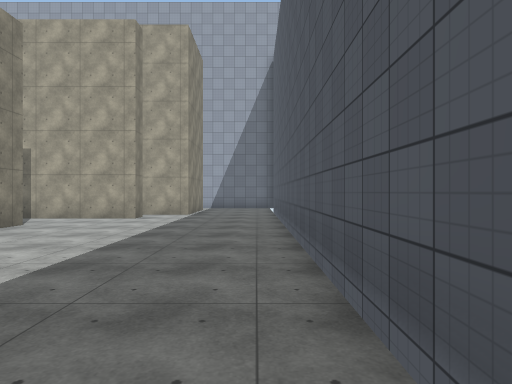
[1] (above)

24 first-person views from a walk through a 3-D level made in the Unity game engine. The camera is 1.5 m above the floor, looks level and sees 75° across. The floor is counted in squares, 2 m on a side. Each view is taken from the middle of a square. On the plan, view 1 faces up. The plan holds only what a view shows up to about 11 squares ahead; the rest is blank. The place goes on beyond the plan. The player is left out. Surface patterns are stand-ins for the level's own textures.

[2]
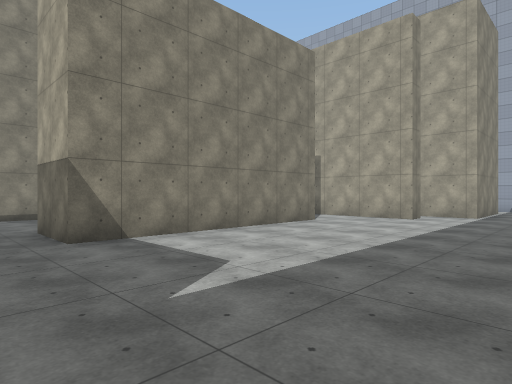

[3]
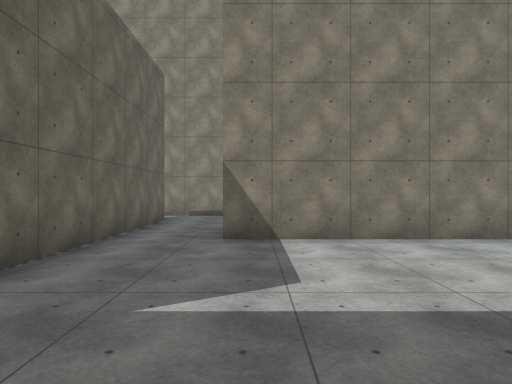

[4]
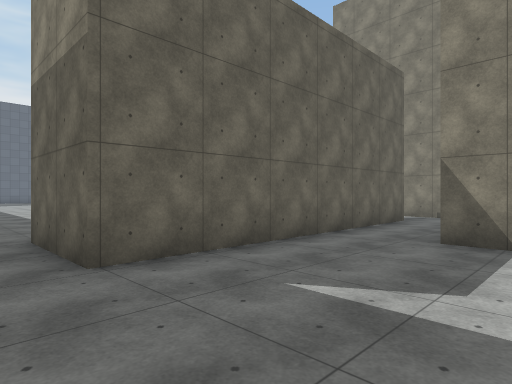

[5]
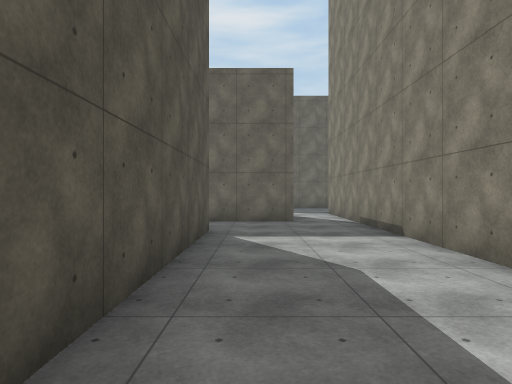

[6]
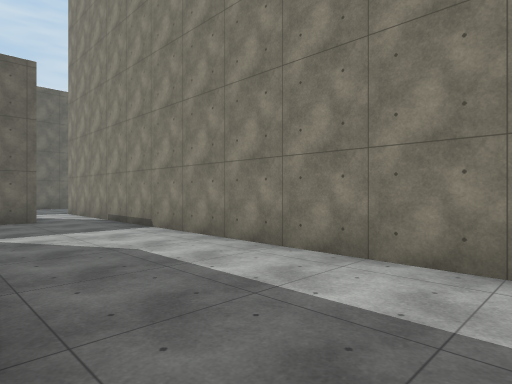

[7]
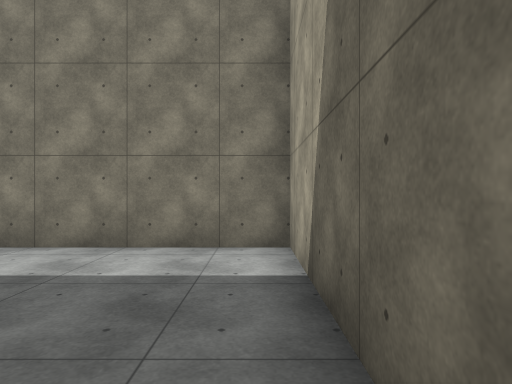

[8]
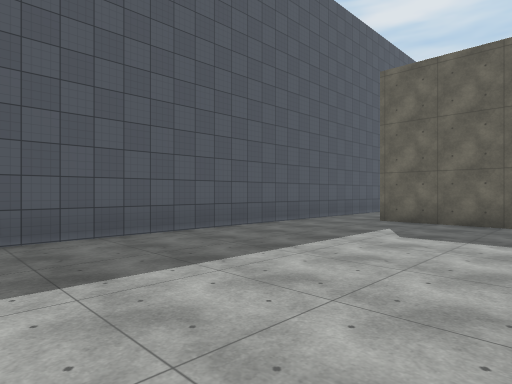

[9]
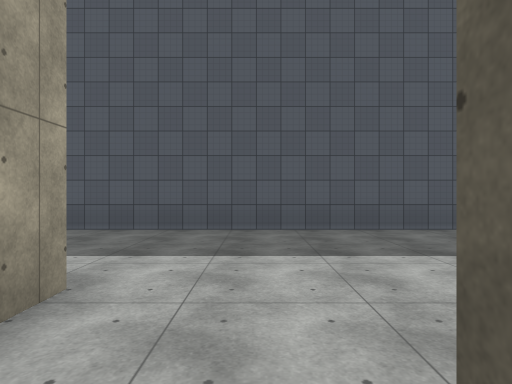

[10]
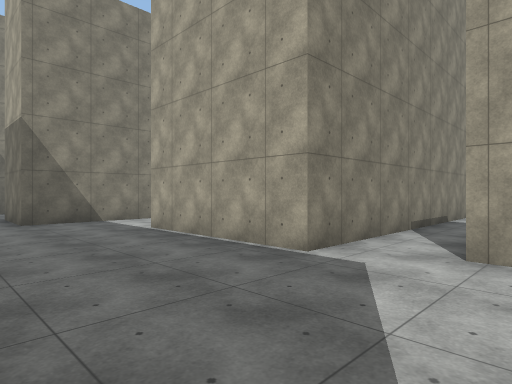

[11]
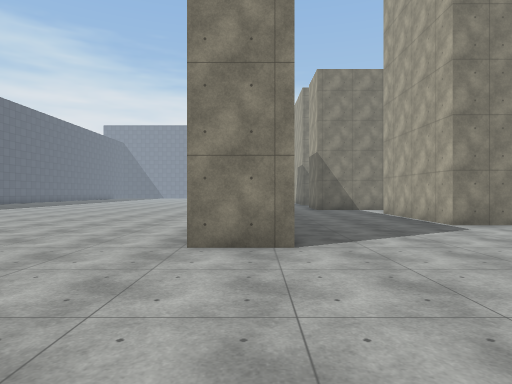

[12]
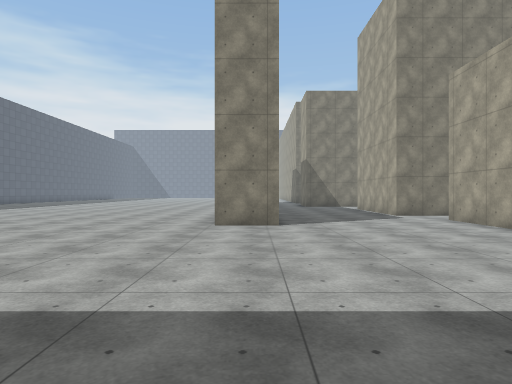

[13]
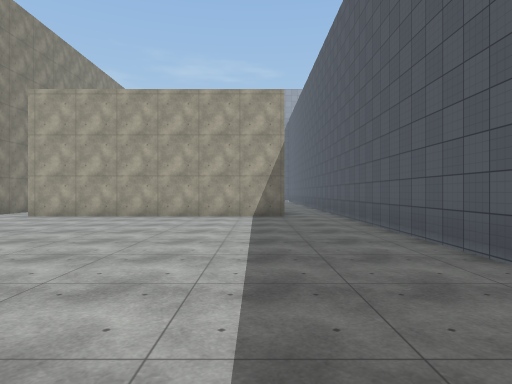

[14]
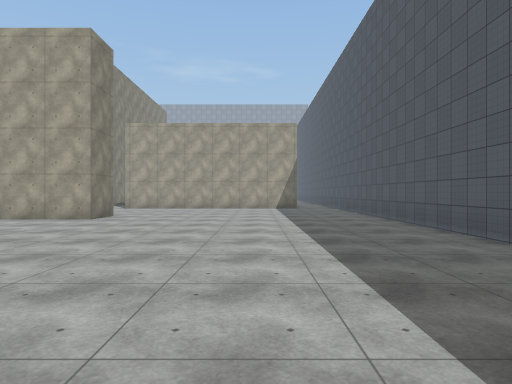

[15]
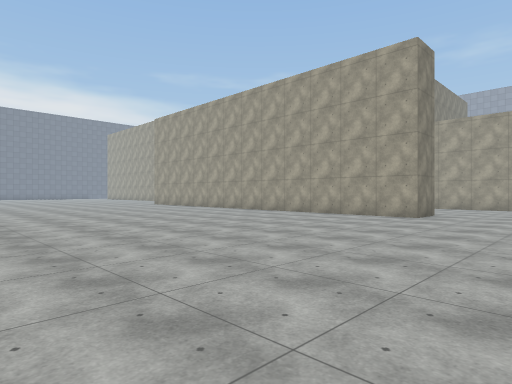

[16]
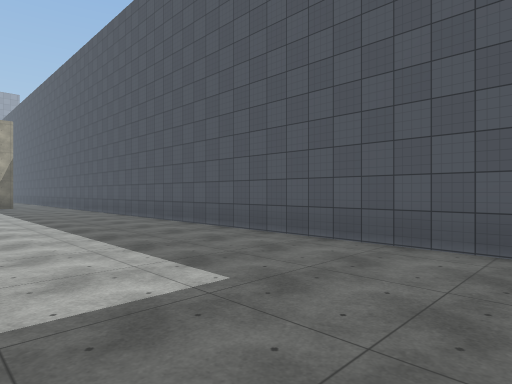

[17]
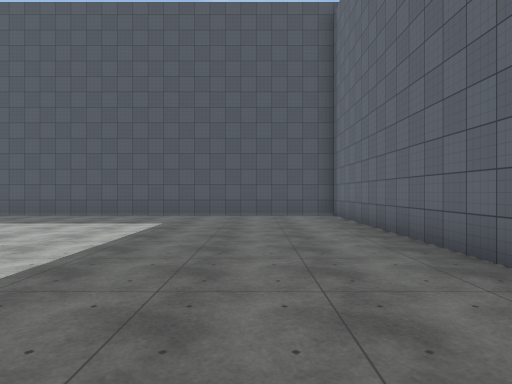

[18]
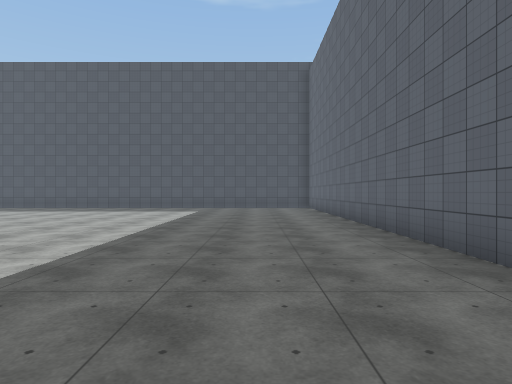

[19]
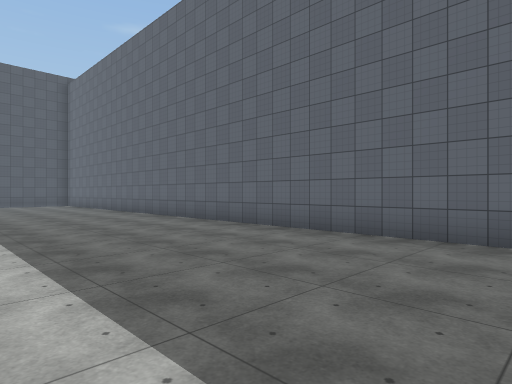

[20]
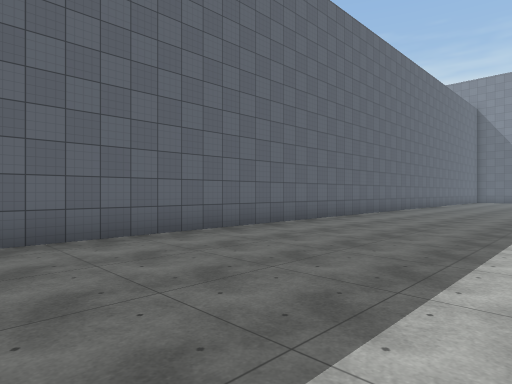

[21]
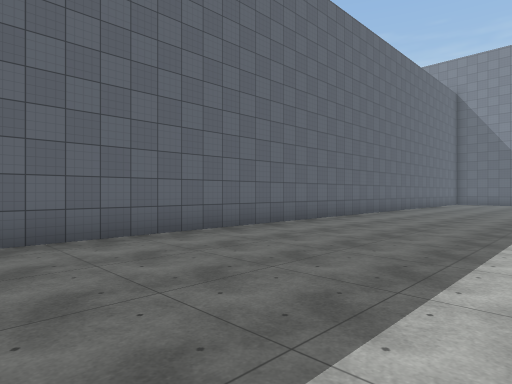

[22]
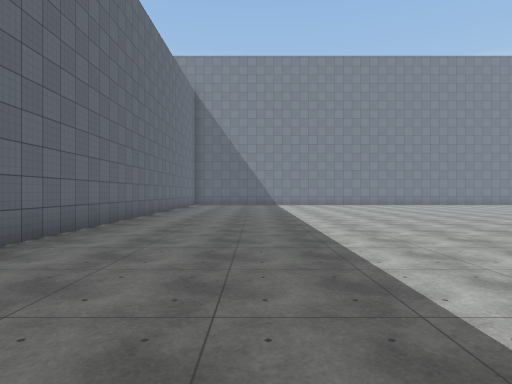

[23]
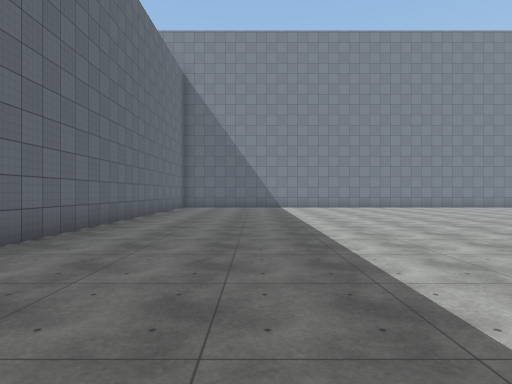

[24]
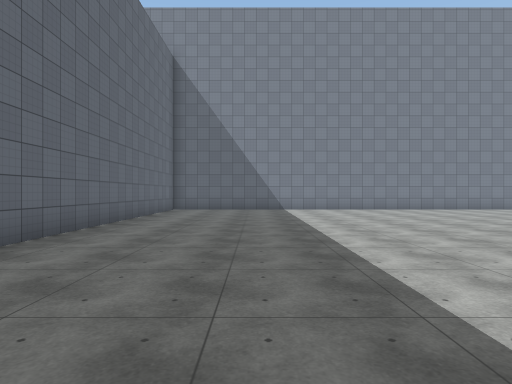

### Floor plan
Points are (right, up) in squares from view 1. A wall is a line through its corners. A room is listed if a view was taken in it or the views show most of it. See-through windows are left out.
Room 1 (views 1, 2, 3, 4, 8)
walls: (-5.3, 7.6) (-5.3, 1.5); (-3.4, 10.1) (-3.4, 9.5) (-5.6, 9.5); (-5.5, -0.4) (-1.1, -0.4) (-1.1, -2.8); (-2.2, 11.5) (-2.2, 11) (-3.8, 11); (0.8, -2.5) (0.8, 11.5)
ways out: opening at (-6.5, 0.5) to room 2; opening at (-6.5, 8.5) to room 2; opening at (-0.5, -1.5) to room 3
Room 2 (views 5, 6, 7, 9)
walls: (-9, -0.4) (-5.5, -0.4); (-5.3, 1.5) (-7.1, 1.5) (-7.1, 6.9); (-5.6, 9.5) (-10.5, 9.5) (-10.5, -2.6)
ways out: opening at (-6.5, 0.5) to room 1; opening at (-6.5, 8.5) to room 1; opening at (-10, -1.5) to room 3
Room 3 (views 10, 11, 12, 13, 14, 15, 16, 17, 18, 19, 20, 21, 22, 23, 24)
walls: (-16.9, -2.4) (-16.9, -5.4) (-19, -5.4); (-7.5, -7.4) (-7.5, -8.9) (-10, -8.9); (-10.5, -2.6) (-10.5, -3.6) (-14.6, -3.6); (-1.1, -2.8) (-9, -2.8); (-39, -23.5) (0.8, -23.5) (0.8, -2.5)
ways out: opening at (-0.5, -1.5) to room 1; opening at (-10, -1.5) to room 2

Positions as (right, up) in squares from view 1, and headings:
1: (0, 0), facing up
2: (0, 0), facing up-left
3: (0, 2), facing left
4: (0, 3), facing down-left
5: (-8, 8), facing down
6: (-7, 9), facing down-left
7: (-6, 9), facing left
8: (-5, 8), facing down-right
9: (-6, 8), facing right
10: (-8, -7), facing up-left
11: (-3, -8), facing left
12: (0, -8), facing left
13: (-2, -13), facing up
14: (-3, -18), facing up
15: (-4, -19), facing up-left
16: (-4, -21), facing up-right
17: (-10, -21), facing right
18: (-15, -21), facing right
19: (-19, -18), facing down-right
20: (-15, -18), facing down-left
21: (-20, -18), facing down-left
22: (-23, -20), facing left
23: (-26, -20), facing left
24: (-28, -20), facing left
